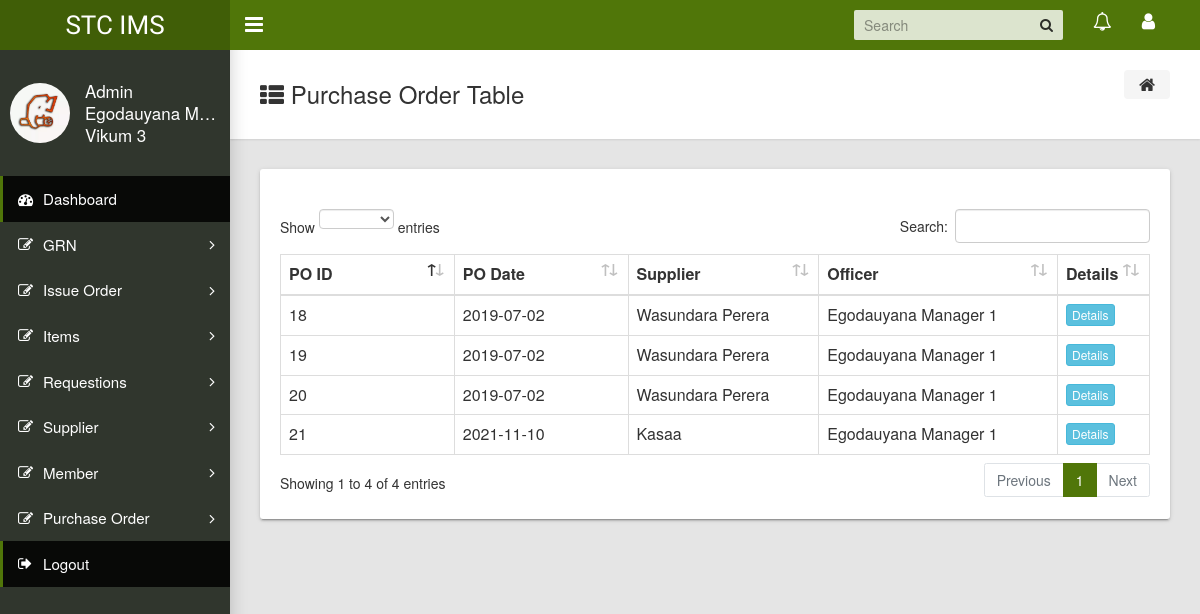
The app's page /po_all.php (signed in) with its own data.
### tables this page shows
CREATE TABLE `purchase` (
  `pur_id` int(11) NOT NULL,
  `pur_date` date DEFAULT NULL,
  `supplier` int(11) DEFAULT NULL,
  `status` varchar(30) DEFAULT NULL,
  `file_no` varchar(50) DEFAULT NULL,
  `sq_no` varchar(50) DEFAULT NULL,
  `fin_tot` decimal(65,2) DEFAULT NULL,
  `vat` decimal(65,2) DEFAULT NULL,
  `nbt` decimal(65,2) DEFAULT NULL,
  `sum_tot` decimal(65,2) DEFAULT NULL,
  `user` int(11) DEFAULT NULL,
  `approved_user` int(11) DEFAULT NULL,
  `approved_date` date DEFAULT NULL,
  `remarks` varchar(100) DEFAULT NULL,
  `del_address` varchar(200) DEFAULT NULL,
  `2nd_ad` varchar(200) DEFAULT NULL,
  `3rd_ad` varchar(200) DEFAULT NULL,
  `4th_ad` varchar(200) DEFAULT NULL
);

CREATE TABLE `stock_supplier` (
  `sup_id` int(11) NOT NULL,
  `sup_name` varchar(240) DEFAULT NULL,
  `sup_address` varchar(360) DEFAULT NULL,
  `2nd` varchar(360) DEFAULT NULL,
  `3rd` varchar(360) DEFAULT NULL,
  `4th` varchar(360) DEFAULT NULL,
  `sup_contact` varchar(30) DEFAULT NULL,
  `sup_email` varchar(240) DEFAULT NULL,
  `sdate` date DEFAULT NULL
);

CREATE TABLE `member` (
  `member_id` int(11) NOT NULL,
  `NIC` varchar(12) DEFAULT NULL,
  `first_name` varchar(100) DEFAULT NULL,
  `last_name` varchar(100) DEFAULT NULL,
  `DOB` date DEFAULT NULL,
  `address` varchar(500) DEFAULT NULL,
  `member-category_id` int(11) DEFAULT NULL,
  `User_name` varchar(100) DEFAULT NULL,
  `Password` varchar(100) DEFAULT NULL,
  `last_login` datetime DEFAULT NULL,
  `email` varchar(100) DEFAULT NULL,
  `depot_id` int(11) DEFAULT NULL,
  `region_id` int(11) DEFAULT NULL
);

### includes/base.php (called while the page is built)
<?php
function add_module($module){
		include("modules/".$module."/index.php");
}
?>

### po_all.php (called while the page is built)
<?php
include("templates/header.php");
?>
<?php add_module('po_all'); ?>

### modules/po_all/index.php (the view, shortened to what this page needs)
<?php
include('db_connector.php');
$depot_id  = $_SESSION['depot_id'];
$query = "SELECT m.first_name , g.pur_id,g.pur_date,s.sup_name
          FROM purchase g
          INNER JOIN member m on m.member_id = g.user
          JOIN stock_supplier s ON s.sup_id = g.supplier
          where m.depot_id= $depot_id ORDER BY pur_id DESC";
$result = mysqli_query($con, $query);
?>
<!DOCTYPE html>
<html>
<head>
    <link rel="stylesheet" href="https://maxcdn.bootstrapcdn.com/bootstrap/3.3.6/css/bootstrap.min.css" />
</head>
<body>
<main class="app-content">
    <div class="app-title">
        <div>
            <h1><i class="fa fa-th-list"></i> Purchase Order Table</h1>
        </div>
        <ul class="app-breadcrumb breadcrumb side">
            <li class="breadcrumb-item"><i class="fa fa-home fa-lg"></i></li>
        </ul>
    </div>
    <div class="row">
        <div class="col-md-12">
            <div class="tile">
                <br />
                <div class="row">
                    <div class="col-lg-12" id="employee_table">
                        <table class="table table-hover table-bordered" id="sampleTable">
                            <thead>
                            <tr>
                                <th width="20%">PO ID</th>
                                <th width="20%">PO Date</th>
                                <th >Supplier</th>
                                <th >Officer</th>
                                <th width="10%">Details</th>
                            </tr>
                            </thead>
                            <?php
                            while($row = mysqli_fetch_array($result))
                            {
                                ?>
                                <tr>
                                    <td><?php echo $row["pur_id"]; ?></td>
                                    <td><?php echo $row["pur_date"]; ?></td>
                                    <td><?php echo $row["sup_name"]; ?></td>
                                    <td><?php echo $row["first_name"]; ?></td>
                                    <td><input type="button" name="view" value="Details" id="<?php echo $row["pur_id"]; ?>" class="btn btn-info btn-xs view_data" /></td>
                                </tr>
                                <?php
                            }
                            ?>
                        </table>
                    </div>
                </div>
            </div>
        </div>
    </div>
</main>
</body>
</html>

### records on screen
purchase: pur_id "21", pur_date "2021-11-10", stock_supplier.sup_name "Kasaa", member.first_name "Egodauyana Manager 1"
purchase: pur_id "20", pur_date "2019-07-02", stock_supplier.sup_name "Wasundara Perera", member.first_name "Egodauyana Manager 1"
purchase: pur_id "19", pur_date "2019-07-02", stock_supplier.sup_name "Wasundara Perera", member.first_name "Egodauyana Manager 1"
purchase: pur_id "18", pur_date "2019-07-02", stock_supplier.sup_name "Wasundara Perera", member.first_name "Egodauyana Manager 1"

### other values on screen
$first_name "Egodauyana M…"
$last_name "Vikum 3"
